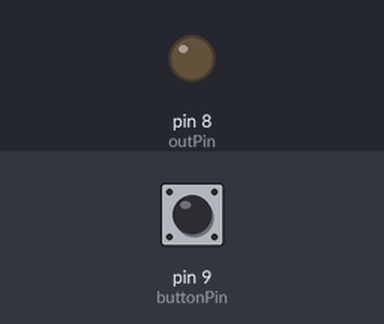
Simulated run of this sketch. Board: Arduino Uno, built with avr-gcc and run on an emulated ATmega328P. Parts: output pins drawn as LEDs (lit = HIGH). Inputs (shaded band) come from the test bench; at power-on: pin 9 (buttonPin) HIGH.

Above: at 1.2 s.
1.3 s: pin 9 (buttonPin) pulled LOW for 0.15 s
At 1.51 s:
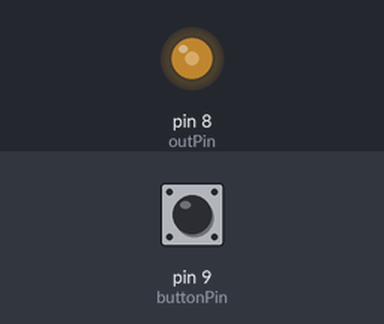
4.3 s: pin 9 (buttonPin) pulled LOW for 1 s
Timing chart, 0 to 10.1 s (numbered marks = the images above; inputs shaded):
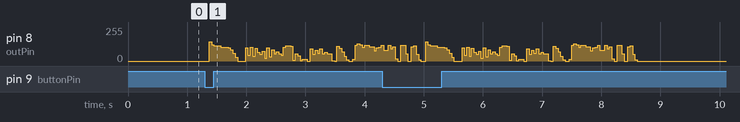

The sketch:

player.ino
```cpp
// Sound samples are defined in sound.h
#include "sound.h"

// Connect piezo speaker (+) to pin 8 and (-) to GND
// Connect push button to pin 9 and GND

#define outPin 8
#define buttonPin 9

void setup() {
  pinMode(outPin, OUTPUT);
  pinMode(buttonPin, INPUT_PULLUP);

}

void loop() {
  // Wait for button press
  if (digitalRead(buttonPin)!=LOW)
    return;

  // Read 8 bits out of ROM and send to speaker
  for (int i=0; i< sndLen; ++i) {
    uint8_t myChar =  pgm_read_byte_near(sndData + i);
    for (uint8_t bitpos=0; bitpos<8; ++bitpos) {
      uint8_t curr = (myChar & 0x80);
      myChar = myChar << 1;

      digitalWrite(outPin, curr ? HIGH : LOW);

      // This delay assumes 11kHz sample rate
      delayMicroseconds(75);
    }
  }

    // Arbitrary delay
    delayMicroseconds(2000);
}
```

Source omitted: sound.h (data table, 34860 bytes)
